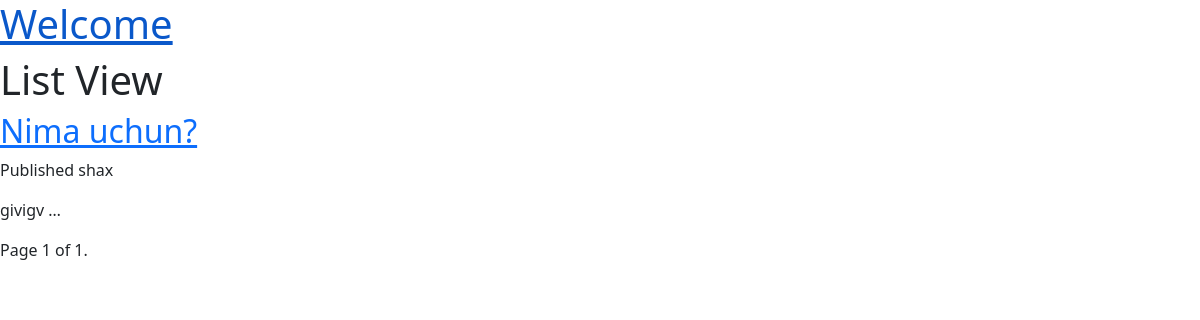
The app's page /, older data.
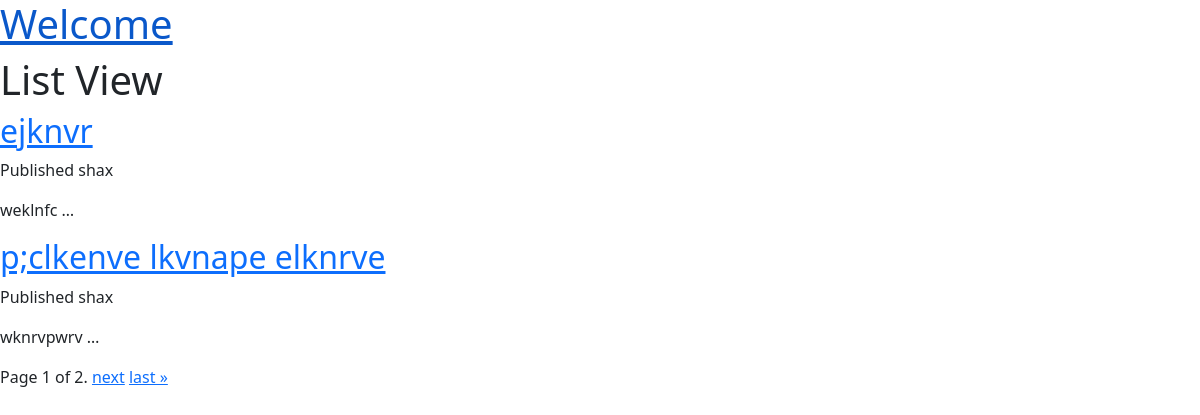
The same page, newer data.
### blog/models.py (models this page shows, shortened)
class Post(models.Model):
    class Status(models.TextChoices):
        DRAFT = 'DF', 'Draft'
        PUBLISHED = 'PB', 'Published'
    title = models.CharField(max_length=200)
    slug = models.SlugField(max_length=200, unique_for_date='publish')
    author = models.ForeignKey(User, on_delete=models.CASCADE,
                               related_name='blog_posts')
    body = models.TextField()
    publish = models.DateTimeField(default=timezone.now)
    created = models.DateTimeField(auto_now_add=True)
    updated = models.DateTimeField(auto_now=True)
    status = models.CharField(max_length=2,
                              choices=Status.choices,
                              default=Status.DRAFT)
    objects = models.Manager()  # defoult manager
    published = PuplishedManager()  # custom manager
    class Meta:
        ordering = ['-publish']
        indexes = [
            models.Index(fields=['-publish']),
        ]
    def get_absolute_url(self):
        return reverse('blog:post_detail', args=[self.publish.year,
                                                 self.publish.month,
                                                 self.publish.day,
                                                 self.slug
                                                 ])

### blog/views.py (the view)
# urls.py: path('', PostListView.as_view(), name='post_list'),
class PostListView(ListView):
    queryset = Post.published.all()
    context_object_name = 'posts'
    paginate_by = 2
    template_name = 'blog/post/list.html'

### templates/blog/post/list.html (shortened to what this page needs)
{% extends "blog/base.html"%}
{% block content%}
<h1> List View</h1>
    {% for post in posts %}
        <h2>
            <a href="{{ post.get_absolute_url }}">
                {{post.title}}
            </a>
        </h2>
        <p>
            Published {{post.author}}
        </p>
        {{post.body | truncatewords:1 | linebreaks}}
    {% endfor %}
<div class="pagination">
    <span class="step-links">
        <span class="current">
            Page {{ page_obj.number }} of {{ page_obj.paginator.num_pages }}.
        </span>
        {% if page_obj.has_next %}
            <a href="?page={{ page_obj.next_page_number }}">next</a>
            <a href="?page={{ page_obj.paginator.num_pages }}">last &raquo;</a>
        {% endif %}
    </span>
</div>
{% endblock %}

### templates/blog/base.html (shortened to what this page needs)
{% load static %}
<!DOCTYPE html>
<html lang="en">
<head>
    <link href="https://cdn.jsdelivr.net/npm/bootstrap@5.0.2/dist/css/bootstrap.min.css" rel="stylesheet">
</head>
<body>
<h1> <a href="{% url 'blog:post_list'%}"> Welcome </a></h1>
{% block content %}
{% endblock%}
</body>
</html>

Row changes from the older to the newer data that the page shows:
removed Post: title "Nima uchun?", author "shax", body "givigv …"
added Post: title "ejknvr", author "shax", body "weklnfc …"
added Post: title "p;clkenve lkvnape elknrve", author "shax", body "wknrvpwrv …"
Text that changed along with them:
{{ page_obj.paginator.num_pages }}: "1" → "2"
text now shown: "next last »"
